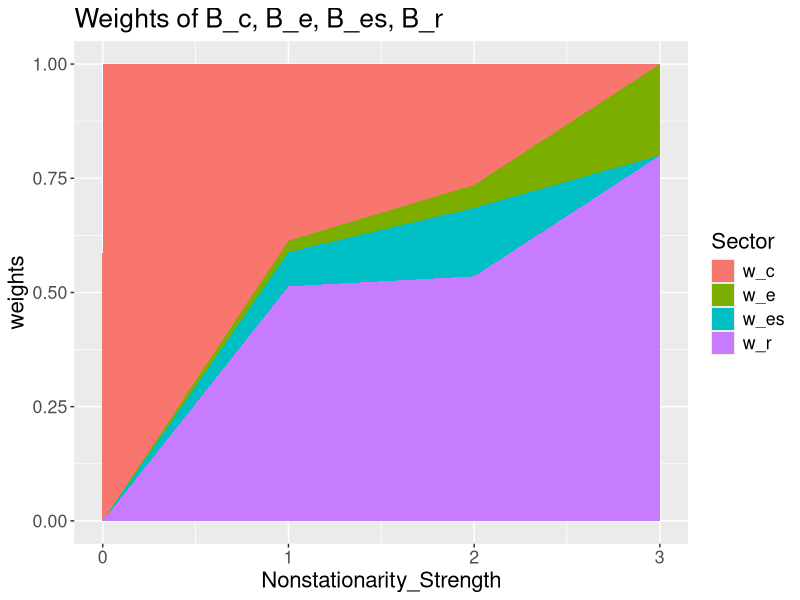
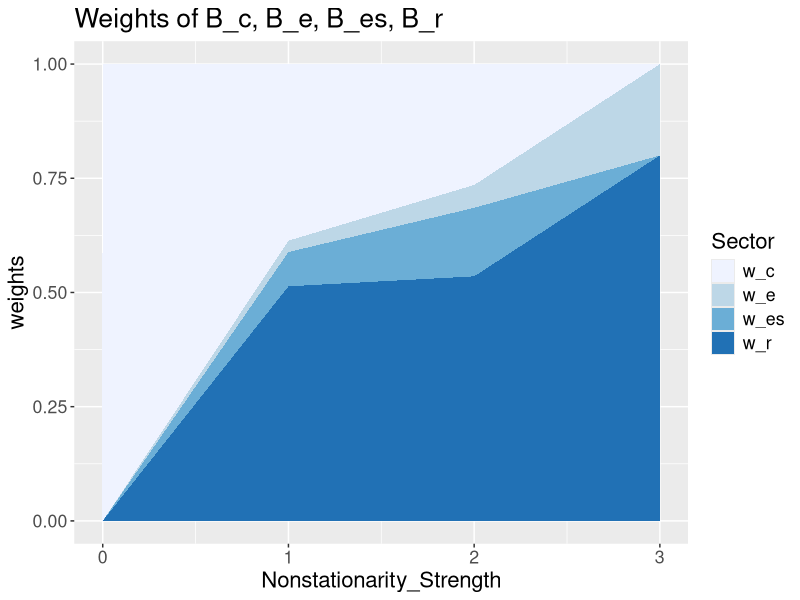

These charts were generated, in order, by the following R code:
library(ggplot2)

# DATA
#set.seed(345)
#Sector <- rep(c("S01","S02","S03","S04","S05","S06","S07"),times=7)
#Year <- as.numeric(rep(c("1950","1960","1970","1980","1990","2000","2010"),each=7))
#Value <- runif(49, 10, 100)
#data <- data.frame(Sector,Year,Value)
#ggplot(data, aes(x=Year, y=Value, fill=Sector)) +   geom_area()


#Sector <- rep(c("S01","S02","S03"),times=4)
#Year <- as.numeric(rep(c("1950","1960","1970","1980"),each=3))
#Value <- runif(12, 10, 100)
#data <- data.frame(Sector,Year,Value)
#ggplot(data, aes(x=Year, y=Value, fill=Sector)) +   geom_area()

# data go top down abscissa-category by abscissa-category:
# Zero: Be, Br, Bc
# Weak: Be, Br, Bc
# ...


Sector = rep(c("w_e","w_es","w_r","w_c"),times=4)
Nonstationarity_Strength = rep(c("Zero","Weak","Medium","Strong"),each=4)
Nonstationarity_Strength = as.numeric(rep(c("0","1","2","3"),each=4))
#Weights = c(0,0,1,  0.2,0.64,0.16,  0.2,0.72,0.08,  0.2,0.8,0)

# weights of the opt HHBEF: 4 columns = 4 nstatio strengths

w_cvr = c(1, 0.07, 0.09,  0)
w_evp = c(0, 0.1,  0.20,  0.2)
kappa0= c(1, 0.25, 0.25, 1)

w=1-w_cvr
mu=1-w_evp

# $w_{\rm e}  = (1-\mu)\kappa_0$ 
# $w_{\rm es} = (1-\mu)(1-\kappa_0)$ 
# $w_{\rm c}  = {\mu (1- w)}/{(1 -\mu w)}$ 
# $w_{\rm r}  = \mu w(1-\mu)/(1-\mu w)$ 

w_e  = (1-mu)*kappa0
w_es = (1-mu)*(1-kappa0)
w_r  = (1-mu) * mu*w/(1 - (mu*w))
w_c  = mu * (1-w)/(1 - (mu*w))

# sanity check (sh.be all ones)
w_e+w_es+w_c+w_r

Weights = rbind(w_e, w_es, w_r, w_c)
Weights
apply(Weights, 2, sum) # sh.be all ones
weights=as.vector(Weights)

data = data.frame(Sector, Nonstationarity_Strength, weights)
p=ggplot(data, aes(x=Nonstationarity_Strength, y=weights, fill=Sector),
         cex.main=1.7, cex.axis=1.3, cex.lab=1.6) +  
  geom_area()
#geom_area(position = position_stack(reverse = T))

#pngname="CVM_weights.png"
#png(pngname, width=6, height=6, units = "in", res=300)
#par(mai=c(1.2,1.2,0.7,0.7))
#
namefile=paste0("CVM_weights.pdf")
pdf(namefile, width=7, height=7)
par(mgp=c(2.5, 1, 0))
  p + ggtitle("Weights of B_c, B_e, B_es, B_r") +
    theme(text = element_text(size=16))
dev.off()
           

#p

#p + scale_fill_grey(start = 0.7, end = 0.3)

namefile=paste0("CVM_weights_brewer.pdf")
pdf(namefile, width=7, height=7)
par(mgp=c(2.5, 1, 0))
p + ggtitle("Weights of B_c, B_e, B_es, B_r")  +
  theme(text = element_text(size=16)) + 
    scale_fill_brewer(palette = 1)
dev.off()
            
#interchange order : reverse

#Sector = rep(c("B_clim","B_recent","B_ensm"),times=4)
#Nonstationarity_Strength = rep(c("Zero","Weak","Medium","Strong"),each=3)
#Nonstationarity_Strength = as.numeric(rep(c("0","1","2","3"),each=3))
#Value = c(1,0,0,  0.16,0.64,0.2,  0.08,0.72,0.2,  0,0.8,0.2)
#data = data.frame(Sector, Nonstationarity_Strength, Value)
#ggplot(data, aes(x=Nonstationarity_Strength, y=Value, fill=Sector)) +  
#  geom_area(position = "stack")
#  #geom_area(position = position_stack(reverse = T))

         
